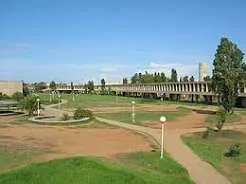
#> input picture usthb.jpg, 246 x 184 px
$ python tp3.py   (older library calls are emulated)
#> lines starting #> are read from the running program, lines starting #| are printed output that depends on the picture; after the words box and inside, x2 and y2 are one past the last pixel; in counts of white or black regions, pixels touching at a corner belong together

import cv2
import numpy as np
import matplotlib.pyplot as plt

# 1. Load the image
img = cv2.imread("usthb.jpg", cv2.IMREAD_COLOR)
#> img is the input picture: shape (184, 246, 3); mean B, G, R 140, 148.8, 130.4

if img is None:
    raise FileNotFoundError("Image couldn't be loaded. Check the file path.")

# 2. Convert the image to grayscale
gray = cv2.cvtColor(img, cv2.COLOR_BGR2GRAY)

# 3. Generate Gaussian noise
noise = np.random.normal(0, 25, gray.shape)

# 4. Add noise to the grayscale image
noisy = gray.astype(np.float32) + noise

# 5. Keep pixel values between 0 and 255
noisy = np.clip(noisy, 0, 255).astype(np.uint8)

# 6. Convert noise into a visible image for display
noise_display = cv2.normalize(
    noise, None, 0, 255, cv2.NORM_MINMAX
).astype(np.uint8)


# 7. Display the images
cv2.imshow("Gray Image", gray)
cv2.imshow("Noise", noise_display)
cv2.imshow("Noisy Image", noisy)

def blur_image(value):
#> called with value = 2
    k=2 * value + 1

    mean_filtered = cv2.blur(noisy, (k, k))
    cv2.imshow("Blur", mean_filtered)

cv2.namedWindow("Blur")
cv2.createTrackbar("kernel Size","Blur",2,20,blur_image)
blur_image(2)

def gauss_blur_image(value):
#> called with value = 2
    k = 2 * value + 1
    gaussian = cv2.GaussianBlur(noisy, (k, k), 0)
    cv2.imshow("GaussianBlur", gaussian)

cv2.namedWindow("GaussianBlur")
cv2.createTrackbar("kernel Size", "GaussianBlur", 1, 20, gauss_blur_image)
gauss_blur_image(2)


def median(value):
#> called with value = 5
    k = 2 * value + 1
    median_img = cv2.medianBlur(noisy, k)
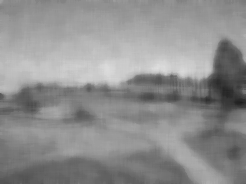
#> median_img: shape (184, 246); min 28, max 223, mean 142.1
    cv2.imshow("Median", median_img)

cv2.namedWindow("Median")
cv2.createTrackbar("kernel Size", "Median", 1, 20, median)
median(5)


#histogram


#historam apres devision sur 2
hist=cv2.calcHist([gray], [0], None, [256], [0, 256])
#> hist = 256 values, max 947 at index 156, min 0 at index 248, mean 176.8
gray2 = (gray / 2).astype(np.uint8)
gray3 = (gray / 2 + 127).astype(np.uint8)
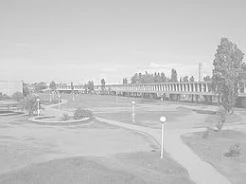
#> gray3: shape (184, 246); min 127, max 254, mean 197.9
hist2=cv2.calcHist([gray2], [0], None, [256], [0, 256])
#> hist2 = 256 values, max 1644 at index 78, min 0 at index 128, mean 176.8
hist3=cv2.calcHist([gray3], [0], None, [256], [0, 256])
#> hist3 = 256 values, max 1644 at index 205, min 0 at index 0, mean 176.8
plt.figure(figsize=(10,5))
plt.plot(hist)
plt.plot(hist2)
plt.plot(hist3)
plt.title("Histogramme de l'image")
plt.xlabel("Intensité des pixels")
plt.ylabel("Nombre de pixels")
plt.show()
#> figure, not shown here; curve peaks at x = 156, y = 947; curve peaks at x = 78, y = 1644; curve peaks at x = 205, y = 1644

#histogram apres egalisation

img = (gray * 255).astype(np.uint8)
#> img: shape (184, 246)

hist = cv2.calcHist([gray], [0], None, [256], [0, 256])

gray_eq = cv2.equalizeHist(img)
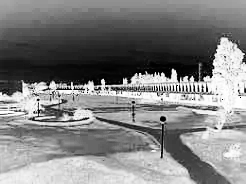
#> gray_eq: shape (184, 246); min 0, max 255, mean 128.6

hist2 = cv2.calcHist([gray_eq], [0], None, [256], [0, 256])
#> hist2 = 256 values, max 947 at index 103, min 0 at index 16, mean 176.8

plt.figure(figsize=(10, 5))
plt.plot(hist)
plt.plot(hist2)
plt.title("Image Histogram")
plt.xlabel("Intensity")
plt.ylabel("Frequency")
plt.show()
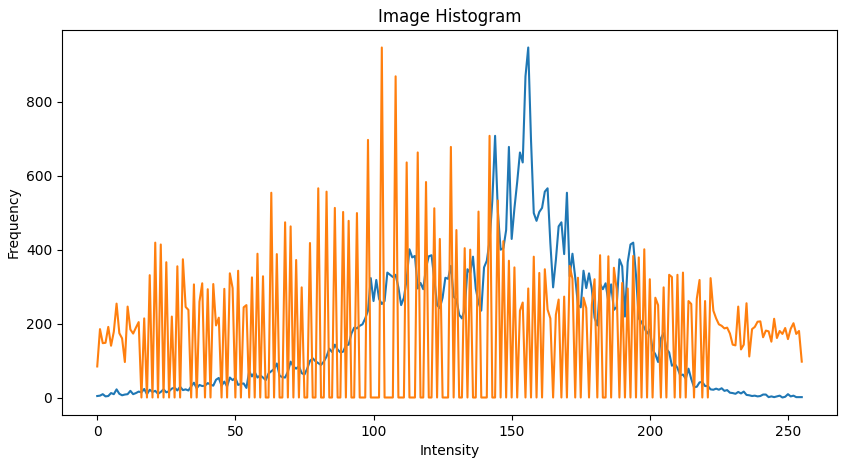
#> figure drawn by matplotlib, 1 panel; curve peaks at x = 156, y = 947; curve peaks at x = 103, y = 947
plt.xlabel("Intensité des pixels")
plt.ylabel("Nombre de pixels")
plt.show()

#********** Histogramme equalisation + clahe ****************
gray = (gray/2).astype(np.uint8)

g_min, g_max = gray.min(), gray.max()
#> g_min = 0; g_max = 127
gray_norm = ((gray.astype(np.float32) - g_min) / (g_max - g_min) * 255).astype(np.uint8)

gray_equ = cv2.equalizeHist(gray) # pour fixer limage si sombre ou claire make it normal
clahe = cv2.createCLAHE(clipLimit=2.0, tileGridSize=(8, 8))
gray_clahe = clahe.apply(gray)
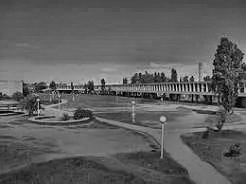
#> gray_clahe: shape (184, 246); min 1, max 214, mean 95

hist = cv2.calcHist([gray], [0], None, [256], [0, 256])
#> hist = 256 values, max 1644 at index 78, min 0 at index 128, mean 176.8
hist1 = cv2.calcHist([gray_norm], [0], None, [256], [0, 256])
#> hist1 = 256 values, max 1644 at index 156, min 0 at index 1, mean 176.8
hist2 = cv2.calcHist([gray_equ], [0], None, [256], [0, 256])
#> hist2 = 256 values, max 1644 at index 161, min 0 at index 19, mean 176.8
hist3 = cv2.calcHist([gray_clahe], [0], None, [256], [0, 256])
#> hist3 = 256 values, max 874 at index 108, min 0 at index 0, mean 176.8

plt.figure(figsize = (10,5))

plt.plot(hist)
plt.plot(hist1)
plt.plot(hist2)
plt.plot(hist3)

plt.title("Image Histogram")
plt.xlabel("Intensity")
plt.ylabel("Frequenty")
plt.show()
#> figure, not shown here; curve peaks at x = 78, y = 1644; curve peaks at x = 156, y = 1644; curve peaks at x = 161, y = 1644

th = 0
type_th = 0


def sobel(img, norm=True):
#> called with norm = True
    gx = cv2.Sobel(img, cv2.CV_64F, 1, 0,ksize=3)
    gy = cv2.Sobel(img, cv2.CV_64F, 0, 1, ksize=3)
    magnitude = cv2.magnitude(gx.astype(np.float32), gy.astype(np.float32))
    if not norm:
        return magnitude
    else:
        return cv2.normalize(magnitude, None, 0, 255, cv2.NORM_MINMAX).astype(np.uint8)

sobel_img = sobel(img)
cv2.imshow("sobel_img", sobel_img)


def gradient(img, norm = True):
#> called with norm = True
    img = img.astype(np.float32)
    gradX = np.zeros_like(img)
    gradY = np.zeros_like(img)

    gradX[:,1:] = img[:,1:] - img[:,:-1]
    gradY[1:,:] = img[1:,:] - img[:-1,:]
    grad = np.sqrt(gradX**2 + gradY**2)
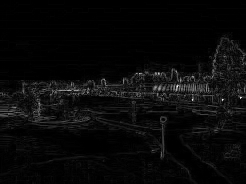
#> grad: shape (184, 246) float32; min 0, max 335.4, mean 13; drawn with min black and max white

    if norm:
        grad = cv2.normalize(grad, None , 0 , 255 , cv2.NORM_MINMAX)
    else:
        grad = np.clip(grad, 0, 255)

    return grad.astype(np.uint8)

gradient_img = gradient(img)
cv2.imshow("gradient_img", gradient_img)


def afficher():
    imgRes = np.zeros_like(img)
    cv2.threshold(img, th, 255, type_th, imgRes)
    cv2.imshow("img", imgRes)
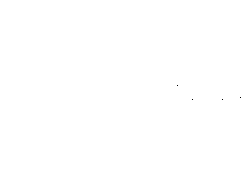
#> window 'img': shape (184, 246); 100% white; black in thin lines or dots, all inside (x1, y1, x2, y2) = (177, 85, 241, 100)


def change_th(x):
    global th
    th = x
    afficher()


def change_type(x):
    global type_th
    type_th = x
    afficher()

afficher()

cv2.createTrackbar("thresh", "img", 0, 255, change_th)
cv2.createTrackbar("type", "img", 0, 4, change_type)


# Press a key in an OpenCV window to continue to the histogram.
cv2.waitKey(0)
cv2.destroyAllWindows()
